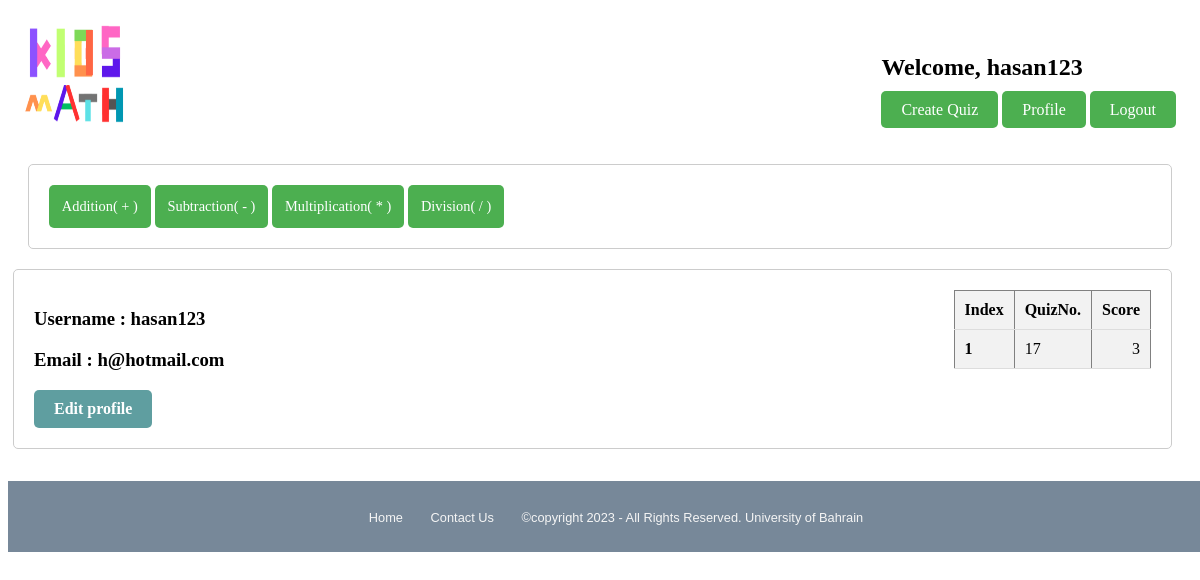
Screenshot of /profile.php (signed in) with the database file from the repository.
### tables this page shows
CREATE TABLE `users` (
  `UserID` int(20) NOT NULL,
  `Username` varchar(150) NOT NULL,
  `Email` varchar(150) NOT NULL,
  `Password` varchar(255) NOT NULL
);

CREATE TABLE `scores` (
  `ID` int(11) NOT NULL,
  `QuizID` int(11) NOT NULL,
  `UserID` int(11) NOT NULL,
  `Score` int(11) NOT NULL
);

### profile.php (the view, shortened to what this page needs)
<?php
require("connection.php");
if(isset($_SESSION['Active'])){
?>
<!DOCTYPE html>
<html lang="en">
<head>
    <link rel="stylesheet" href="Projectstyle.css">
</head>
<body>
    <header>
        <a href="home.php"><img class="WLogo" style="width: 100px;height: 100px;" src="image/logo.png" alt="Logo"></a>
        <div class="headert">
        <h2>Welcome, <?php echo isset($_SESSION['Active']) ? $_SESSION['Active'] : ''; ?></h2>
        <a href="firstform.php">Create Quiz</a>
        <a href="Profile.php">Profile</a>
        <a href="sessionDes.php">Logout</a>
        </div>
    </header>
    <nav>
        <a href="addition.php">Addition( + )</a>
        <a href="sub.php">Subtraction( - )</a>
        <a href="mul.php">Multiplication( * )</a>
        <a href="div.php">Division( / )</a>
    </nav>
    <main class="profileMain">
        <div class="Bdiv">
        <h3>Username : <?php echo $_SESSION['Active']; ?></h3>
        <?php
            try {
                $usrN = $_SESSION['Active'];
                $sql1= ("SELECT Email FROM users WHERE Username = :UN");
                $stat= $db->prepare($sql1);
                $stat->bindParam(':UN', $usrN);
                $stat->execute();
                $result = $stat->fetch(PDO::FETCH_ASSOC);
                $UEmail = $result['Email'];
            }
            catch (PDOException $e) {
                die($e->getMessage());
            }
        ?>
        <h3>Email : <?php echo $UEmail ?> </h3>
        <a href="editProfile.php" class="editProB">Edit profile</a>
        </div>
        <div calss="Tdiv">
        <?php
        try {
            require('connection.php');
            $uID = $db->query("SELECT UserID FROM users WHERE Username = '$usrN'");
            $userID= $uID->fetch(PDO::FETCH_ASSOC)['UserID'];
            $rec = $db->prepare("SELECT QuizID, Score FROM scores WHERE UserID = :usid");
            $rec->bindParam(':usid', $userID, PDO::PARAM_INT);
            $rec->execute();
            $scores = $rec->fetchAll(PDO::FETCH_ASSOC);
            echo "<table border='1' calss='HTable'>";
            echo "<tr>";
            echo "<th> Index </th>";
            echo "<th> QuizNo. </th>";
            echo "<th> Score </th>";
            echo "</tr>";
            for ($i = 0; $i < count($scores); $i++) {
                echo "<tr>";
                echo "<td>" . ($i + 1) . "</td>";
                echo "<td>" . $scores[$i]['QuizID'] . "</td>";
                echo "<td>" . $scores[$i]['Score'] . "</td>";
                echo "</tr>";
            }
            echo "</table>";
    } catch (PDOException $e) {
        die($e->getMessage());
    }
        ?>
</div>
    </main>
    <?php
    require('footer.php');
    ?>
</body>
</html>
<?php
}
?>

### Projectstyle.css (style rules this page uses)
header { display: flex; justify-content: space-between; padding: 1rem; margin: auto; }
header div { margin-top: 0.5rem; }
header .WLogo { width: 30px; height: 30px; }
.headert { margin-top: 10px; }
header div a { background-color: #4CAF50; color: white; padding: 0.625rem 1.25rem; border: none; border-radius: 0.313rem; cursor: pointer; text-decoration: none; }
nav { margin: 1.25rem; padding: 1.25rem; border: 0.1rem solid #ccc; border-radius: 0.313rem; }
nav a { display: inline-block; padding: 0.8rem; text-decoration: none; color: black; font-size: 0.9rem; background-color: #4CAF50; color:white; border: none; border-radius: 5px; cursor: pointer; }
main { margin-left: 1rem; }
.profileMain { display: flex; padding-left:30px; border: 0.063rem solid #ccc; border-radius: 0.313rem; margin: 20px 20px 20px 5px; padding: 20px; border: 1px solid #ccc; border-radius: 5px; }
.Bdiv { flex: 1; }
.editProB { display: inline-block; padding: 10px 20px; font-size: 16px; font-weight: bold; text-align: center; text-decoration: none; background-color:cadetblue; color: #FFFFFF; border-radius: 5px; border: none; cursor: pointer; }

### profile.php (style rules this page uses)
table { border-collapse: collapse; width: 100%; max-width: 300px; margin: 0 auto; }
th, td { padding: 10px; text-align: left; border-bottom: 1px solid #ddd; }
th { background-color: #f2f2f2; font-weight: bold; }
tr:nth-child(even) { background-color: #f2f2f2; }
td:first-child { font-weight: bold; }
td:last-child { text-align: right; }
h2 { margin-bottom: 20px; font-style: Serif; }
.profileMain { display: flex; padding-left:30px; border: 0.063rem solid #ccc; border-radius: 0.313rem; margin: 20px; padding: 20px; border: 1px solid #ccc; border-radius: 5px; }
.Bdiv { flex: 1; }
.editProB { display: inline-block; padding: 10px 20px; font-size: 16px; font-weight: bold; text-align: center; text-decoration: none; background-color:cadetblue; color: #FFFFFF; border-radius: 5px; border: none; cursor: pointer; }

### rows the page displays
users: Email "h@hotmail.com"
scores: QuizID "17", Score "3"

### other values shown
$_SESSION['Active'] "hasan123"
